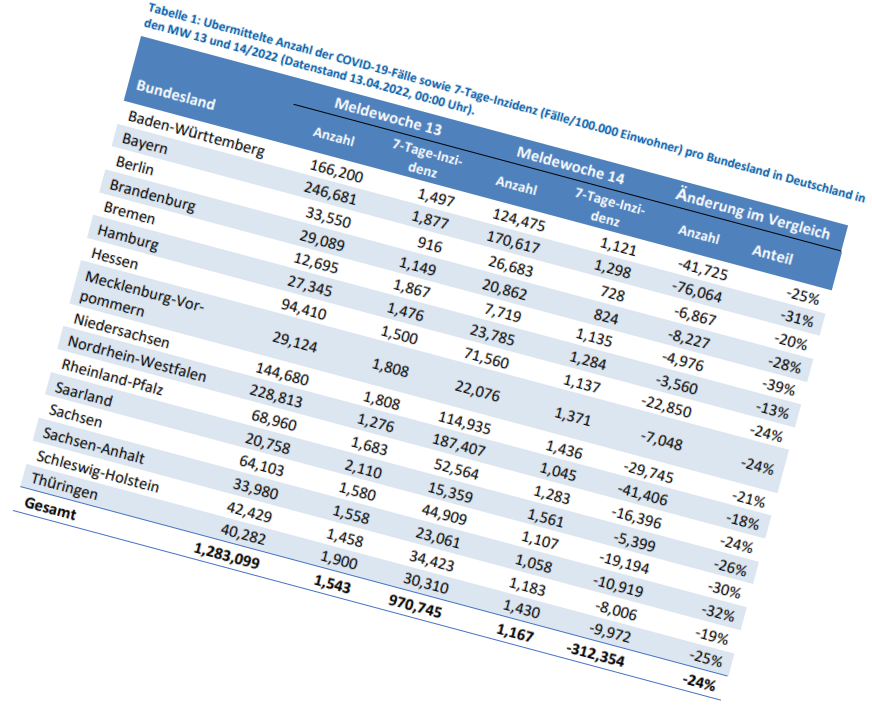
#> input picture Development/imageTest/rotate_table.png, 872 x 721 px, found by its file name
$ python tilt_correction.py
#> lines starting #> are read from the running program, lines starting #| are printed output that depends on the picture; after the words box and inside, x2 and y2 are one past the last pixel; in counts of white or black regions, pixels touching at a corner belong together; long printed decimals are rounded
### Development/Arbeitbreich/get_linien.py

'''

- it is the first two steps
  - color image to gray image
  - lines mark by LSD

- input is a gray image
- output1 is the lines on it
- output2 is a new white image, on it is the lines of color image, location to location

'''

import cv2
import numpy as np
import matplotlib.pyplot as plt


def LSDGetLines(img, long_size):
    '''
    input - img             --- gray image
    input - long_size       --- min-long of the line
    return - dlines_long    --- dlines_long ---> a list for long lines in the image
    return - white_image    --- is a gray image

    '''

    white_image = np.ones((img.shape[0], img.shape[1], 1))*255

    lsd = cv2.createLineSegmentDetector(0, scale=1)
    dlines = lsd.detect(img)

    dlines_long = []

    for dline in dlines[0]:
        x0 = int(round(dline[0][0]))
        y0 = int(round(dline[0][1]))
        x1 = int(round(dline[0][2]))
        y1 = int(round(dline[0][3]))

        long = (y1-y0)*(y1-y0)+(x1-x0)*(x1-x0)
        if long >= long_size*long_size:
            cv2.line(white_image, (x0, y0), (x1, y1), color = 0, thickness = 3, lineType = cv2.LINE_AA)
            # the vorteil big thickness:
            # Draw a thick line to make two adjacent lines merge into one.
            # It can be seen here that there may be black dot noise in the center of the line when thickness small
            # which should be removed
            # But it will cause the intersection point to shift
            dlines_long.append(dline)

    if __name__ == '__main__':
        #cv2.imshow('', white_image)
        #cv2.waitKey()
        plt.imshow(white_image, cmap = 'gray')
        plt.xticks([]),plt.yticks([])
        plt.show()

    if len(dlines_long) == 0:
        print('no table here')

    return dlines_long, white_image

# [10 lines that do not run on import are left out]

### Development/Arbeitbreich/tilt_correction.py

### Neigungskorrektur durch Horizonalenerkennung
### bei rotating ist Scanverzerrung ignorriert.

'''
- main function ---> TiltCorrection(path)
  - in this function at first call the function LSDGetLines in get_linien to mark the lines
  - then call the function GetAngle()
  - then call the function ImageRotate()

  - input    ---  the path of the image we want to tilt correct
  - return1  ---  the tilt corrected image ---> is used for ROI and Tesseract
  - return2  ---  the tilt corrected white image ---> is uesd for get ROI location


- Schritte:
  - get the locations of lines
  - correct the picture by calculating the average deflection angle of all lines with deflection angles within +-45 degrees
'''

import cv2
import numpy as np
import math
from get_linien import LSDGetLines


def GetAngle(lines):

    '''
    input     ---    list of the locations of lines, form [[x0,y0,x1,y1],[x2,y2,x3,y3],[...],[...],...]
    output    ---    angle_average of horizonal lines

    '''

    angle_list = []

    for line in lines:
        x1, y1, x2, y2 = line[0]

        if x1 == x2 or y1 == y2:
            continue
        else:
            t = float(y2-y1)/(x2-x1)
            rotate_angle = math.degrees(math.atan(t))
            #angle_list.append(rotate_angle)
            #print(angle_list)

            '''
            # dabei können nur die gegen den Uhrzeigersinn geneigte Bilder korrigiert werden.
            if rotate_angle < 0:
                angle_list.append(rotate_angle)
            else:
                rotate_angle1 = -(90 - rotate_angle)
                angle_list.append(rotate_angle1)
            '''

            # dabei können nur die Bilder mit Neigungswinkeln innerhalb von +-45 Grad korrigiert werden.

            angle_list.append(rotate_angle)

    if len(angle_list) == 0:
        # print('Das Bild ist korrekt.')
        angle_average = 0
    else:
        angle_list_45 = [angle_list[i] for i in range(len(angle_list)) if abs(angle_list[i])< 45] # list for angle < +-45
        #print(angle_list_45)
        #print(angle_list)

        if len(angle_list_45) == 0: # if no abs(anlge) < 45
            angle_average = sum(angle_list)/len(angle_list)  # in this way can correct the table when only vertikal line get
        else:
            angle_average = sum(angle_list_45)/len(angle_list_45)


    if __name__ == '__main__':
        print(angle_average)
        # print(angle_list)
    return angle_average


def ImageRotate(image, angle):

    '''
    input   ---  image: the image we want to rotate
    input   ---  angle: rotate anglel
    return  ---  the rotated image

    '''

    # get the shape of the image and then determine the rotate center

    h, w = image.shape[0:2]
    center_X, center_Y = w // 2, h // 2

    # make the rotation matrix
    M = cv2.getRotationMatrix2D((center_X, center_Y), angle, 1.0)

    # adaptive image border size
    cos = np.abs(M[0, 0])
    sin = np.abs(M[0, 1])

    # compute the new bounding dimensions of the image
    new_w = int((h * sin) + (w * cos))
    new_h = int((h * cos) + (w * sin))

    # adjust the rotation matrix to take into account translation
    M[0, 2] += (new_w / 2) - center_X
    M[1, 2] += (new_h / 2) - center_Y


    # perform the actual rotation and return the image
    # borderValue
    image_rotate = cv2.warpAffine(image, M, (new_w, new_h), borderValue=(255,255,255))
    return image_rotate
    # borderValue default（0, 0 , 0）
    # return cv2.warpAffine(image, M, (nW, nH))


def TiltCorrection(path):

    '''
    input  --- the path of the image we want to tilt correct
    return --- the tilt corrected image

    '''
#> called with path = 'Development\\imageTest\\rotate_table.png'

    gray_image = cv2.imread(path, 0)
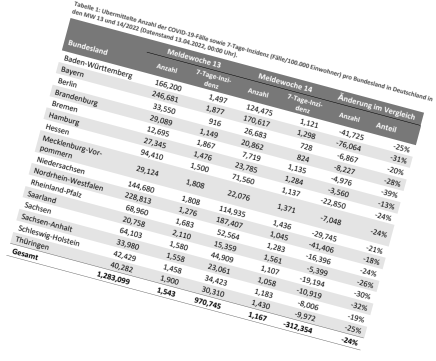
#> gray_image: shape (721, 872) (shown at 1/2 size); min 0, max 255, mean 229.5

    if __name__ == '__main__':
        cv2.imshow('original',gray_image)
        cv2.waitKey()

    lines, white_image = LSDGetLines(gray_image, 20)
#> the loop in LSDGetLines, `for dline in dlines[0]:` made 382 passes
#> (dline, x0, y0, x1, y1, long) on passes 1 to 3: ([[592.5, 658.7, 579.5, 655.3]], 592, 659, 580, 655, 160), ([[316.5, 160.5, 314.5, 167.5]], 317, 161, 315, 168, 53), ([[499, 209.4, 497.1, 216.7]], 499, 209, 497, 217, 68)
#> after the loop in LSDGetLines, `for dline in dlines[0]:`:
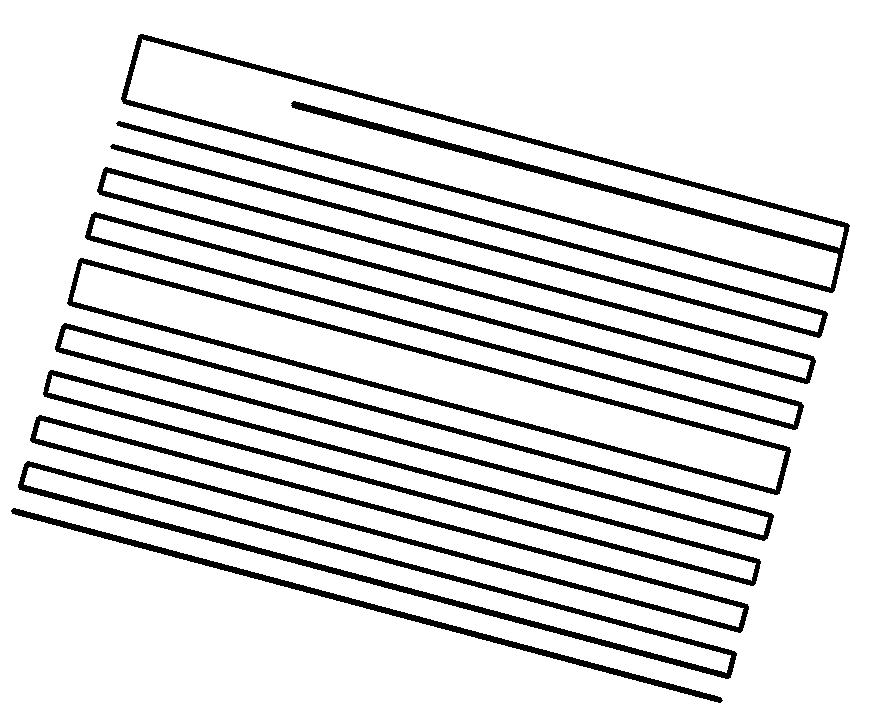
#> white_image: shape (721, 872, 1) float64; 87.2% white; 10 black regions, largest, box (x1, y1, x2, y2) and area: (121, 34, 850, 293) 12081, (18, 461, 737, 679) 8492, (67, 258, 791, 495) 8077
#> after the loop in LSDGetLines, `for dline in dlines[0]:`: dlines_long = 40 items, first 6: [[793.6, 427, 87.56, 237.3]], [[805.5, 381.5, 99.67, 191.9]], [[726.6, 676.1, 20.4, 486.9]], [[13.48, 509.6, 719.4, 698.7]], [[719.6, 700.1, 13.4, 510.9]], [[847.3, 225.5, 831.7, 289.5]]
#> lines has the same summary as dlines_long in LSDGetLines

    angle = GetAngle(lines)
#> the loop in GetAngle, `for line in lines:` made 40 passes
#> (x1, y1, x2, y2, t, rotate_angle) on passes 1 to 8: (793.6, 427, 87.56, 237.3, 0.269, 15.04), (805.5, 381.5, 99.67, 191.9, 0.269, 15.04), (726.6, 676.1, 20.4, 486.9, 0.268, 15), (13.48, 509.6, 719.4, 698.7, 0.268, 15), (719.6, 700.1, 13.4, 510.9, 0.268, 15), (847.3, 225.5, 831.7, 289.5, -4.09, -76.27), (123.4, 99.47, 140.3, 36.45, -3.73, -74.99), (141.5, 35.68, 846.5, 224.6, 0.268, 15)
#| 15.005
    image_rotate_cor = ImageRotate(gray_image, angle)
#> in ImageRotate, `image_rotate = cv2.warpAffine(image, M, (new_w, new_h), borderValue=(2..`:
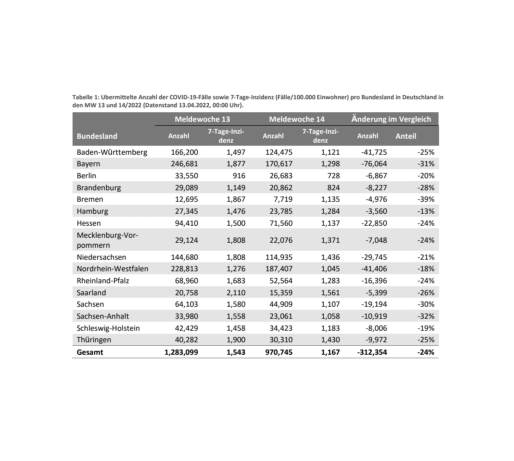
#> image_rotate: shape (922, 1028) (shown at 1/2 size); min 4, max 255, mean 238.1
    white_image_cor = ImageRotate(white_image, angle)
#> call 2 of ImageRotate, with angle = 15.01
#> in ImageRotate (call 2), `image_rotate = cv2.warpAffine(image, M, (new_w, new_h), borderValue=(2..`:
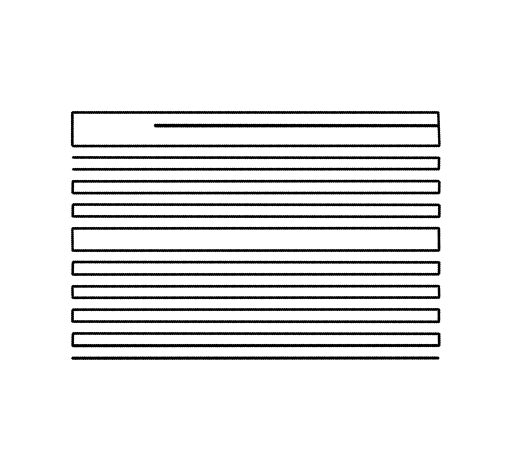
#> image_rotate: shape (922, 1028) float64 (shown at 1/2 size); min 0, max 255, mean 233.4


    if __name__ == '__main__':
        cv2.imshow('white_cor',white_image_cor)
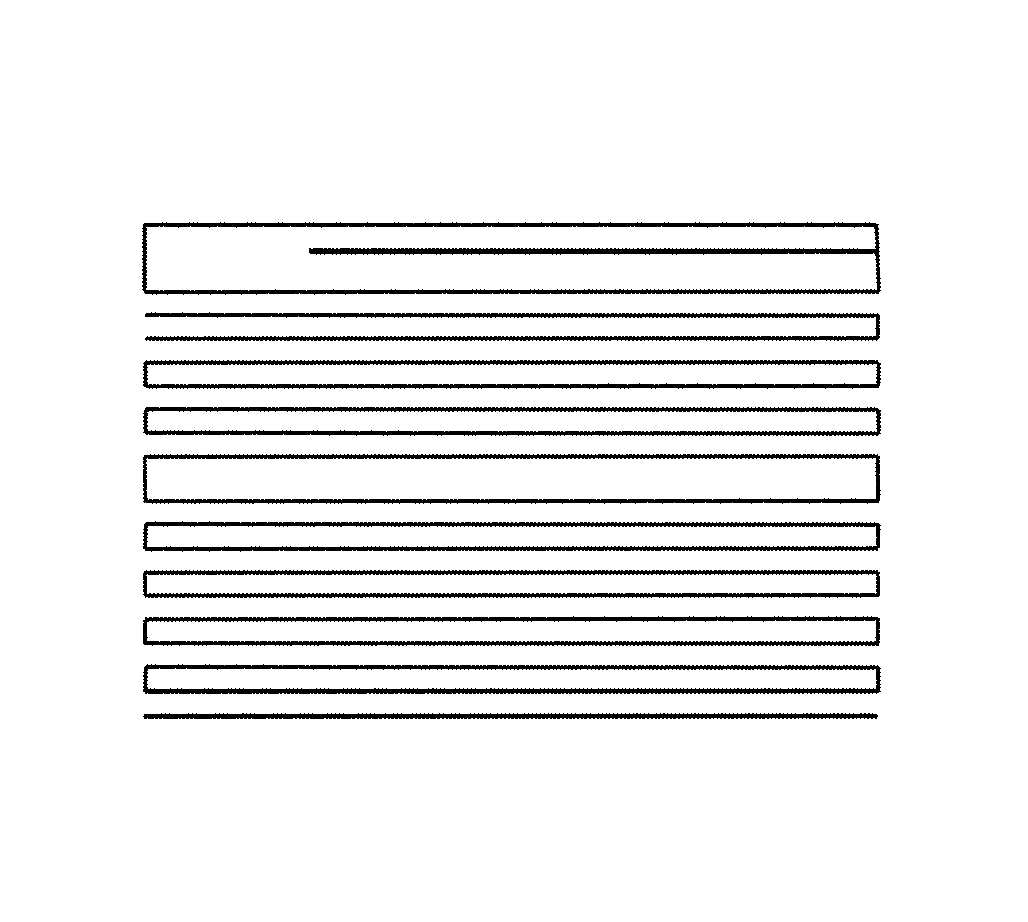
#> window 'white_cor': shape (922, 1028); min 0, max 255, mean 238.2
        cv2.imshow('orig_cor', image_rotate_cor)
        cv2.waitKey()

    return image_rotate_cor, white_image_cor


if __name__ == '__main__':
    TiltCorrection(r'Development\imageTest\rotate_table.png')
    # [4 lines of commented-out code are left out]

$ run again, with Development/imageTest/winkel_30.png copied over Development/imageTest/rotate_table.png
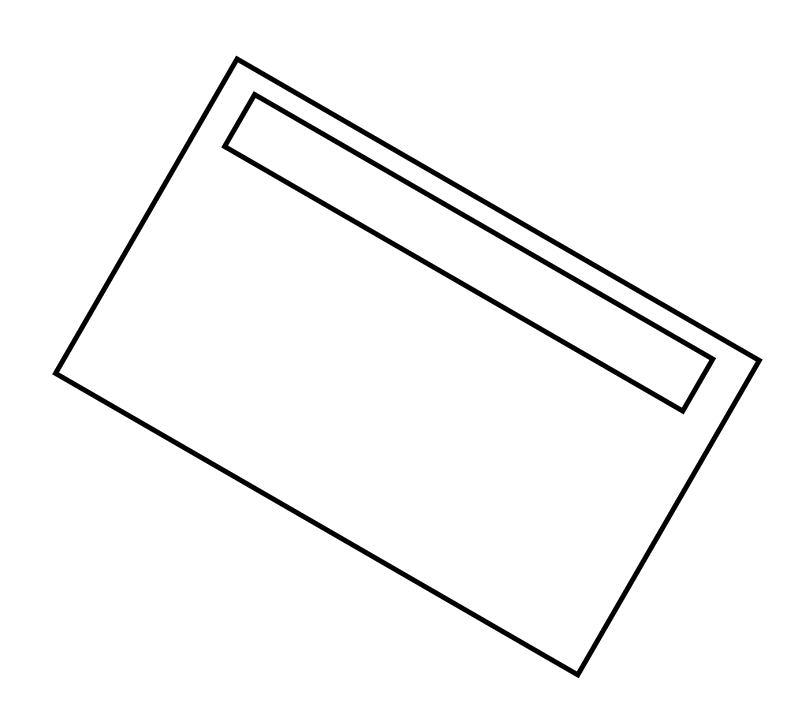
#> input picture Development/imageTest/winkel_30.png, 812 x 726 px, found by its file name
#> in TiltCorrection, gray_image is the input picture: shape (726, 812); min 0, max 255, mean 248.3
#> the loop in LSDGetLines, `for dline in dlines[0]:` made 16 passes
#> (dline, x0, y0, x1, y1, long) on passes 1 to 7: ([[682.9, 413.8, 220.8, 147]], 683, 414, 221, 147, 284733), ([[578, 677.6, 51.85, 373.9]], 578, 678, 52, 374, 369092), ([[236, 55.31, 762.2, 359]], 236, 55, 762, 359, 369092), ([[58.73, 372.1, 576, 670.7]], 59, 372, 576, 671, 356690), ([[227.7, 145.2, 680.9, 406.8]], 228, 145, 681, 407, 273853), ([[755.3, 360.8, 238.1, 62.25]], 755, 361, 238, 62, 356690), ([[254.1, 91.15, 715.1, 357.3]], 254, 91, 715, 357, 283277)
#> after the loop in LSDGetLines, `for dline in dlines[0]:`:
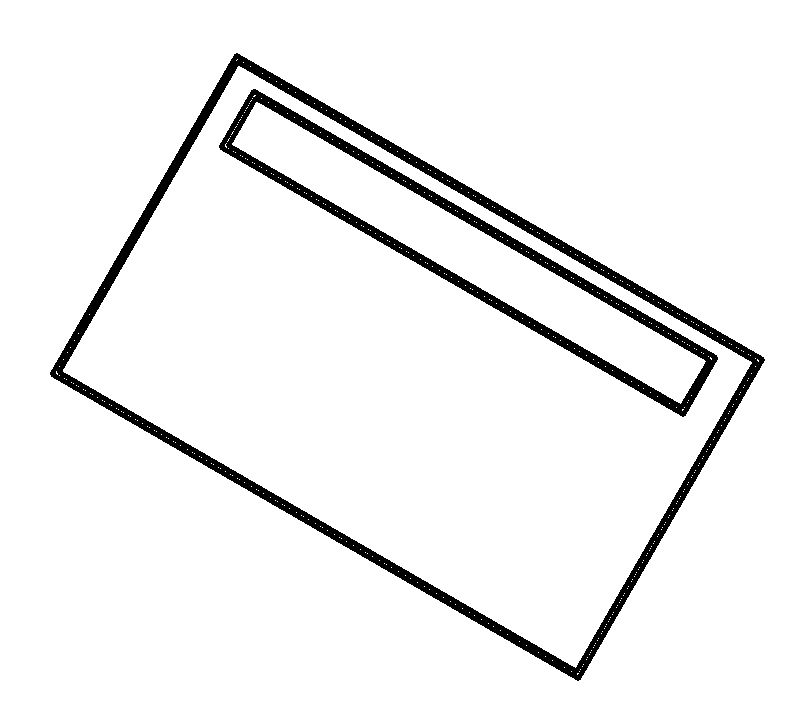
#> white_image: shape (726, 812, 1) float64; 94.8% white; 2 black regions, box (x1, y1, x2, y2) and area: (50, 53, 765, 681) 18964, (219, 89, 718, 417) 11635
#> after the loop in LSDGetLines, `for dline in dlines[0]:`: dlines_long = 16 items, first 6: [[682.9, 413.8, 220.8, 147]], [[578, 677.6, 51.85, 373.9]], [[236, 55.31, 762.2, 359]], [[58.73, 372.1, 576, 670.7]], [[227.7, 145.2, 680.9, 406.8]], [[755.3, 360.8, 238.1, 62.25]]
#> lines has the same summary as dlines_long in LSDGetLines
#> the loop in GetAngle, `for line in lines:` made 16 passes
#> (x1, y1, x2, y2, t, rotate_angle) on passes 1 to 8: (682.9, 413.8, 220.8, 147, 0.577, 30), (578, 677.6, 51.85, 373.9, 0.577, 30), (236, 55.31, 762.2, 359, 0.577, 30), (58.73, 372.1, 576, 670.7, 0.577, 30), (227.7, 145.2, 680.9, 406.8, 0.577, 30), (755.3, 360.8, 238.1, 62.25, 0.577, 30), (254.1, 91.15, 715.1, 357.3, 0.577, 30), (254.9, 97.72, 227.8, 144.7, -1.73, -60.03)
#> after the loop in GetAngle, `for line in lines:`: angle_list = [30, 30, 30, 30, 30, 30, 30, -60.03, -60, 30, -60.02, -60, -60.01, -60, -60, -60]
#> angle_list_45 = [30, 30, 30, 30, 30, 30, 30, 30]
#> angle_average = 30
#| 29.998
#> M = [[0.866, 0.5, -127.1], [-0.5, 0.866, 251.6]]
#> cos = 0.866
#> sin = 0.5
#> new_w = 1066
#> new_h = 1034
#> in TiltCorrection, `cv2.imshow('white_cor',white_image_cor)`:
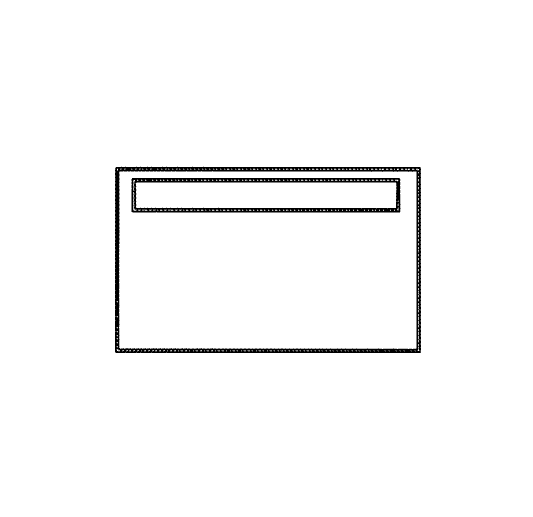
#> window 'white_cor': shape (1034, 1066) (shown at 1/2 size); min 0, max 255, mean 249.2

$ run again, with Development/imageTest/winkel_-60.png copied over Development/imageTest/rotate_table.png
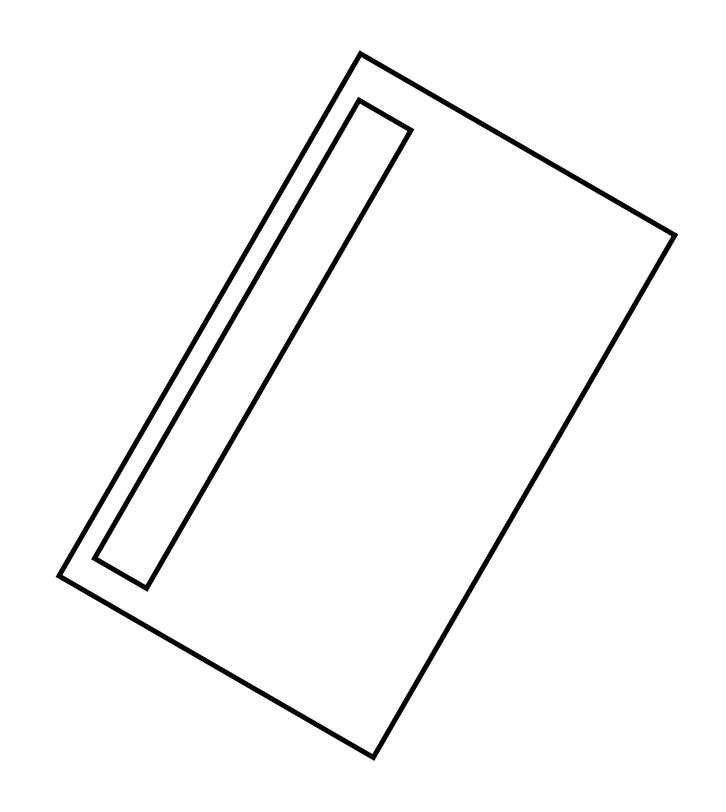
#> input picture Development/imageTest/winkel_-60.png, 726 x 812 px, found by its file name
#> in TiltCorrection, gray_image is the input picture: shape (812, 726); min 0, max 255, mean 248.3
#> the loop in LSDGetLines, `for dline in dlines[0]:` made 16 passes
#> (dline, x0, y0, x1, y1, long) on passes 1 to 7: ([[413.8, 129.1, 147, 591.2]], 414, 129, 147, 591, 284733), ([[677.6, 234, 373.9, 760.2]], 678, 234, 374, 760, 369092), ([[372.1, 753.3, 670.7, 236]], 372, 753, 671, 236, 356690), ([[55.31, 576, 359, 49.82]], 55, 576, 359, 50, 369092), ([[145.2, 584.3, 406.8, 131.1]], 145, 584, 407, 131, 273853), ([[671.3, 235.8, 361.3, 56.88]], 671, 236, 361, 57, 128141), ([[359.3, 49.93, 678.2, 234]], 359, 50, 678, 234, 135617)
#> after the loop in LSDGetLines, `for dline in dlines[0]:`:
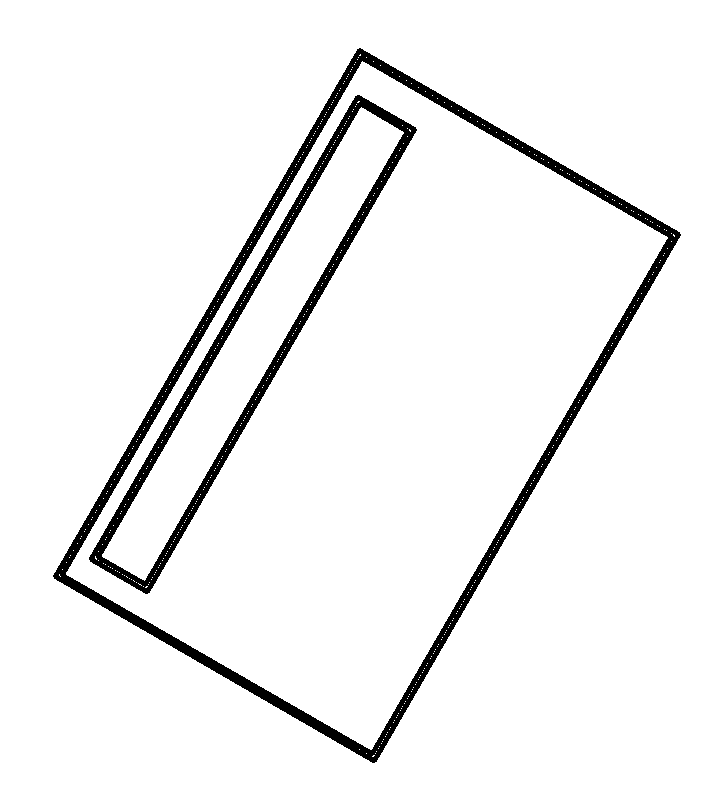
#> white_image: shape (812, 726, 1) float64; 94.9% white; 2 black regions, box (x1, y1, x2, y2) and area: (53, 48, 681, 763) 18837, (89, 95, 417, 594) 11444
#> after the loop in LSDGetLines, `for dline in dlines[0]:`: dlines_long = 16 items, first 6: [[413.8, 129.1, 147, 591.2]], [[677.6, 234, 373.9, 760.2]], [[372.1, 753.3, 670.7, 236]], [[55.31, 576, 359, 49.82]], [[145.2, 584.3, 406.8, 131.1]], [[671.3, 235.8, 361.3, 56.88]]
#> lines has the same summary as dlines_long in LSDGetLines
#> the loop in GetAngle, `for line in lines:` made 16 passes
#> (x1, y1, x2, y2, t, rotate_angle) on passes 1 to 8: (413.8, 129.1, 147, 591.2, -1.73, -60), (677.6, 234, 373.9, 760.2, -1.73, -60), (372.1, 753.3, 670.7, 236, -1.73, -60), (55.31, 576, 359, 49.82, -1.73, -60), (145.2, 584.3, 406.8, 131.1, -1.73, -60), (671.3, 235.8, 361.3, 56.88, 0.577, 30), (359.3, 49.93, 678.2, 234, 0.577, 30), (358.4, 96.75, 414.2, 129, 0.577, 29.99)
#> after the loop in GetAngle, `for line in lines:`: angle_list = [-60, -60, -60, -60, -60, 30, 30, 29.99, -60, 30, -60, -60, 29.97, 29.98, 30, 30]
#> angle_list_45 = [30, 30, 29.99, 30, 29.97, 29.98, 30, 30]
#> angle_average = 29.99
#| 29.992
#> M = [[0.866, 0.5, -154.3], [-0.5, 0.866, 235.8]]
#> cos = 0.866
#> sin = 0.5
#> new_w = 1034
#> new_h = 1066
#> in TiltCorrection, `cv2.imshow('white_cor',white_image_cor)`:
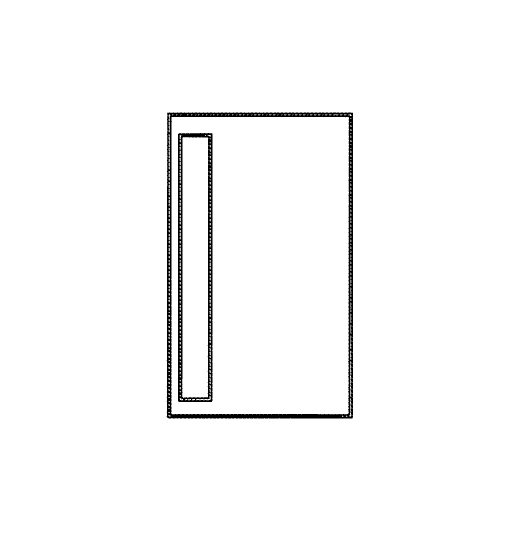
#> window 'white_cor': shape (1066, 1034) (shown at 1/2 size); min 0, max 255, mean 249.4
